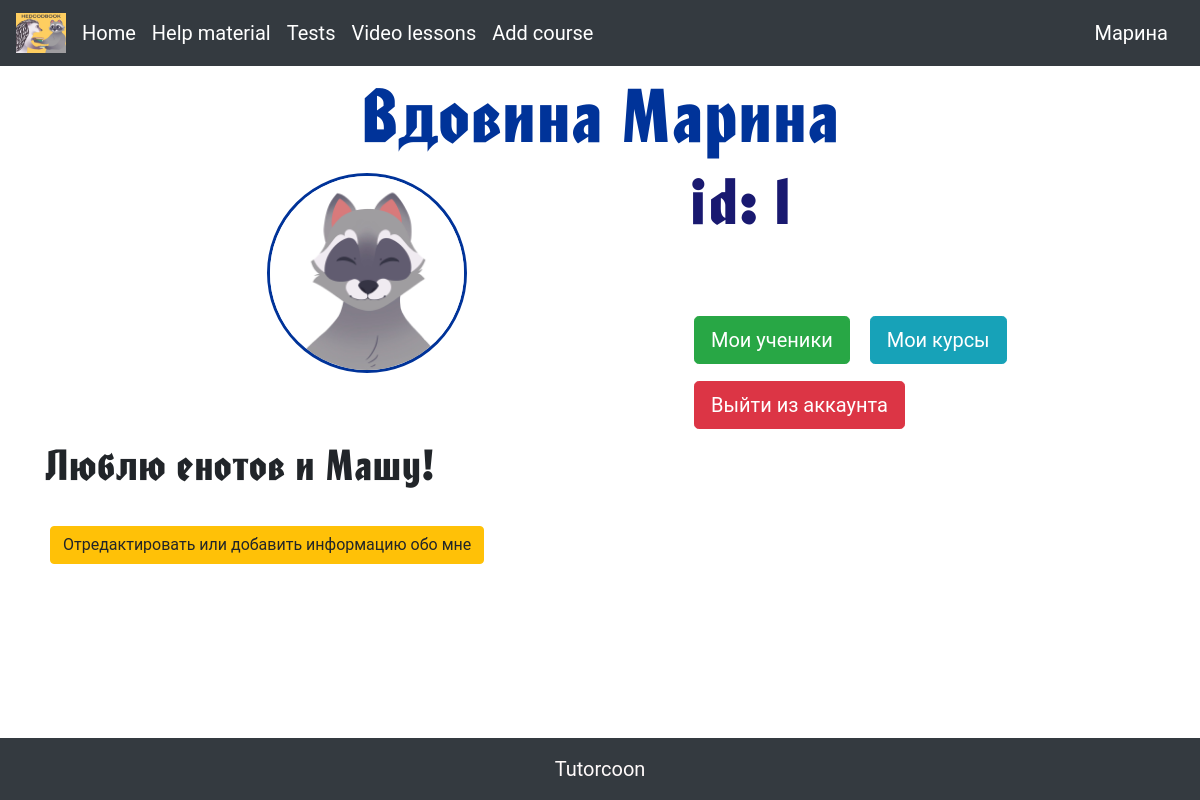
The page /user_page (signed in) on the database as committed earlier.
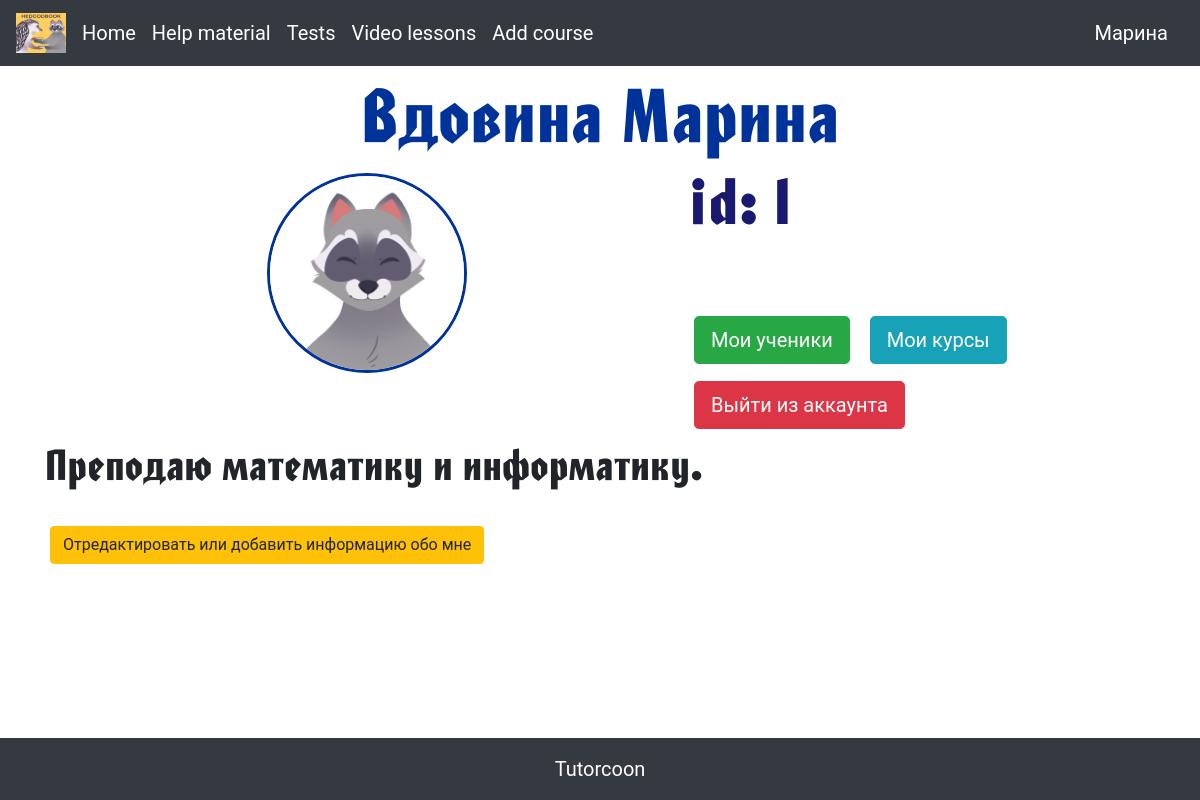
The same page on the database as committed later.
### data/users.py (models this page shows, shortened)
class User(SqlAlchemyBase, UserMixin):
    __tablename__ = 'all_users'
    id = sqlalchemy.Column(sqlalchemy.Integer, primary_key=True, autoincrement=True)
    name = sqlalchemy.Column(sqlalchemy.String, nullable=True)
    surname = sqlalchemy.Column(sqlalchemy.String, nullable=True)
    phone_number = sqlalchemy.Column(sqlalchemy.String, nullable=True)
    email = sqlalchemy.Column(sqlalchemy.String, nullable=True)
    avatar = sqlalchemy.Column(sqlalchemy.String, nullable=True)
    status = sqlalchemy.Column(sqlalchemy.String, nullable=True)
    hashed_password = sqlalchemy.Column(sqlalchemy.String, nullable=True)
    students = orm.relationship("Student", backref="all_users")
    tutors = orm.relationship("Tutor", backref='all_users')
    parents = orm.relationship("Parent", backref='all_users')

### data/tutors.py (models this page shows, shortened)
class Tutor(SqlAlchemyBase, UserMixin):
    __tablename__ = 'tutors'
    id = sqlalchemy.Column(sqlalchemy.Integer, primary_key=True, autoincrement=True)
    name = sqlalchemy.Column(sqlalchemy.String, nullable=True)
    surname = sqlalchemy.Column(sqlalchemy.String, nullable=True)
    id_user = sqlalchemy.Column(sqlalchemy.Integer, sqlalchemy.ForeignKey('all_users.id'))
    students_and_lessons = sqlalchemy.Column(sqlalchemy.JSON, nullable=True, default={"id_of_students": [],
                                                                       "id_of_lessons": []})
    about = sqlalchemy.Column(sqlalchemy.Text)
    summa_marks = sqlalchemy.Column(sqlalchemy.Integer, default=0)
    count_marks = sqlalchemy.Column(sqlalchemy.Integer, default=0)
    reviews = sqlalchemy.Column(sqlalchemy.JSON, default={})
    lessons = orm.relationship("Lesson", backref='tutors')

### main.py (the view)
@app.route("/user_page")
def user_page():
    if current_user.is_authenticated:
        if current_user.status == 'tutor':
            db_sess = db_session.create_session()
            tutor = db_sess.query(Tutor).filter(Tutor.id_user == current_user.id).first()
            return render_template("user_page.html",
                                   about=(tutor.about if tutor.about != None else ('Пока здесь ничего нет')))
        return render_template("user_page.html")

### data/db_session.py (called while the page is built)
def create_session() -> Session:
    global __factory
    return __factory()

### main.py (called while the page is built)
@login_manager.user_loader
def load_user(user_id):
    db_sess = db_session.create_session()
    return db_sess.query(User).get(user_id)

### templates/user_page.html (shortened to what this page needs)
{% extends "base.html" %}
{% block content %}
<link rel="stylesheet" type="text/css" href="/static/css/user_page.css">
{% if current_user %}
    <h1 class="nickname">{{ current_user.surname }} {{ current_user.name }}</h1>
    <img src="/static/img/avatars/{{ current_user.avatar }}" height="200" width="200" class="round" vspace="10" hspace="20%">
    <h2>id: {{current_user.id}}</h2>
    <div class="buttons">
        {% if current_user.status == 'tutor' %}
        <a type="button" class="btn btn-success btn-lg" href="/my_students/{{ current_user.id }}" style="margin: 5px">Мои ученики</a>
        <a type="button" class="btn btn-info btn-lg" href="/my_courses/{{ current_user.id }}" style="margin: 5px">Мои курсы</a>
        <a type="button" class="btn btn-danger btn-lg" href="/logout" style="margin: 5px">Выйти из аккаунта</a>
        <p>{{ about }}</p>
        <a type="button" class="btn btn-warning" href="/rewrite_info_for_tutor" style="margin: 5px">Отредактировать или добавить информацию обо мне</a>
        {% endif %}
	</div>
{% endif %}
{% endblock %}

### templates/base.html (shortened to what this page needs)
<!doctype html>
<html lang="en">
  <head>
    <link rel="stylesheet"
          href="https://stackpath.bootstrapcdn.com/bootstrap/4.4.1/css/bootstrap.min.css"
>
    <link rel="stylesheet" type="text/css" href="/static/css/main.css">
  </head>
  <body>
    <nav class="navbar navbar-expand-lg navbar-dark bg-dark">
      <a href="/" class="navbar-brand">
        <img src="/static/img/html/emblem.jpg" width="50" height="40" alt="logo">
      </a>
      <div class="collapse navbar-collapse" id="navbarSupportedContent">
        <ul class="navbar-nav mr-auto">
          <li class="nav-item active">
            <a class="navbar-brand" href="/">Home</a>
          </li>
          <li class="nav-item active">
            <a class="navbar-brand" href="/">Help material</a>
          </li>
          <li class="nav-item active">
            <a class="navbar-brand" href="/">Tests</a>
          </li>
          <li class="nav-item active">
            <a class="navbar-brand" href="/">Video lessons</a>
          </li>
          {% if current_user.status == 'tutor' %}
          <li class="nav-item active">
            <a class="navbar-brand" href="/add_course">Add course</a>
          </li>
          {% endif %}
        </ul>
      </div>
      <a class="navbar-brand" href="/user_page">{{ current_user.name }}</a>
    </nav>
  <main role="main" class="container">
    {% block content %}{% endblock %}
  </main>
  </body>
<footer class="bg-dark text-center text-lg-start" style="margin-top: 30px">
  <div class="text-center p-3" style="color: Snow; font-family: Roboto; font-size: 20px">
    Tutorcoon
  </div>
</footer>
</html>

### static/css/main.css (style rules this page uses)
body { background-image: url(/static/img/html/main_page_fon.png); background-repeat: no-repeat; background-position: center center; background-attachment: fixed; -webkit-background-size: cover; -moz-background-size: cover; -o-background-size: cover; background-size: cover; position: relative; }
body, html { height: 100% }
footer { position: absolute; bottom: 0; width: 100%; }
a { box-sizing: border-box; font-family: 'Roboto'; list-style: none; margin: 0; outline: none; padding: 0; }

### static/css/user_page.css (style rules this page uses)
.round { border-radius: 100px; border: 3px solid #039; float: left }
.nickname { color: #039; font-family: 'FontName'; font-size: 70px; text-align: center; margin-top: 5px }
h2 { color: #191970; font-family: 'FontName'; font-size: 60px; text-align: left; margin-top: 5px }
.buttons { float: center; margin-top: 70px; font-family: 'FontName'; font-size: 40px }

Rows that differ between the two databases and show on the page:
changed Tutor: about "Люблю енотов и Машу!" → "Преподаю математику и информатику."
